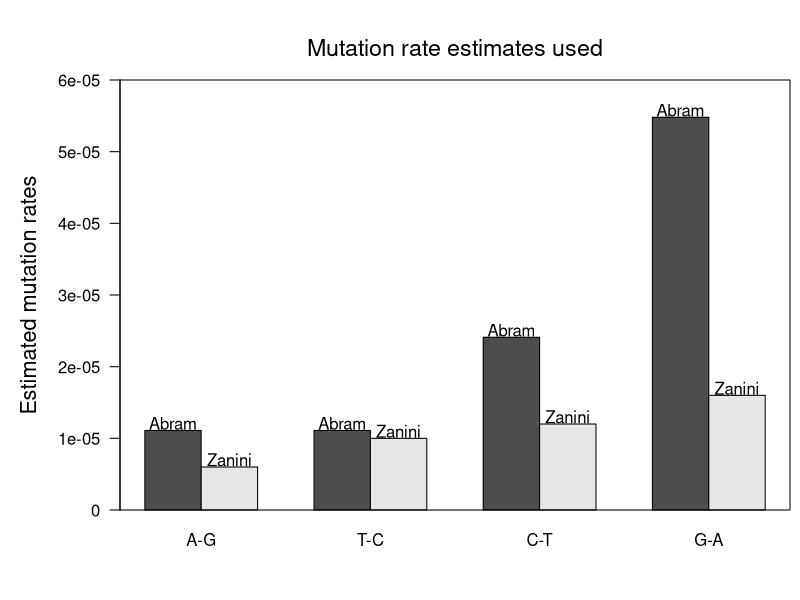

Write the R code that produced this figure.


setwd("~/Documents/Git/bachelerProject")

#Mut rates and sel coefficients
read.csv("Data/HIVMutRates/HIVMutRates.csv")->mutrates

included<-which(mutrates$Nucleotide.substitution%in%c("AG","CU","GA","UC"))
#reorder included
included<-c(12,2,5,15)
pdf("Output/MutationRatesUsed.pdf")
par(mar = c(4.5, 6, 4, 0.5))
barplot(t(as.matrix(mutrates[included,2:3])),beside=TRUE,ylim=c(0,6*10^-5),
        xaxt="n",yaxt="n",ylab="",main="")
xvalues=c(2,5,8,11)
axis(1,at=xvalues,labels=c("A-G","T-C","C-T","G-A"),tick = FALSE)
box()
axis(2,at=seq(0,6*10^-5,by=10^-5),labels=seq(0,6*10^-5,by=10^-5),tick = TRUE,las =2)
mtext("Estimated mutation rates", side=2, line=4,cex=1.3)
mtext("Mutation rate estimates used", side=3, line=1,cex=1.4)
text(xvalues-.5,mutrates[included,2]+0.1*10^-5,"Abram")
text(xvalues+.5,mutrates[included,3]+0.1*10^-5,"Zanini")
dev.off()
